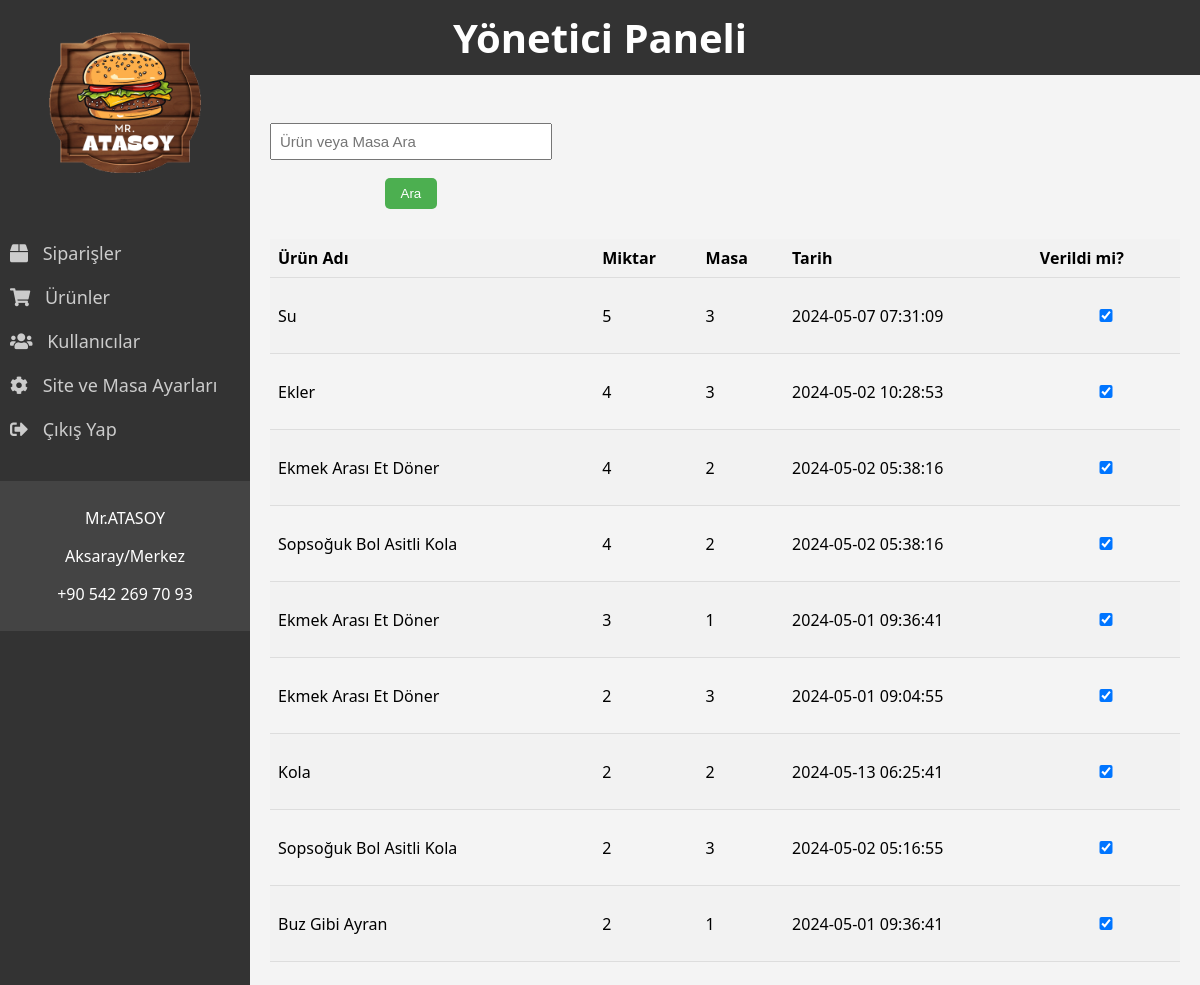
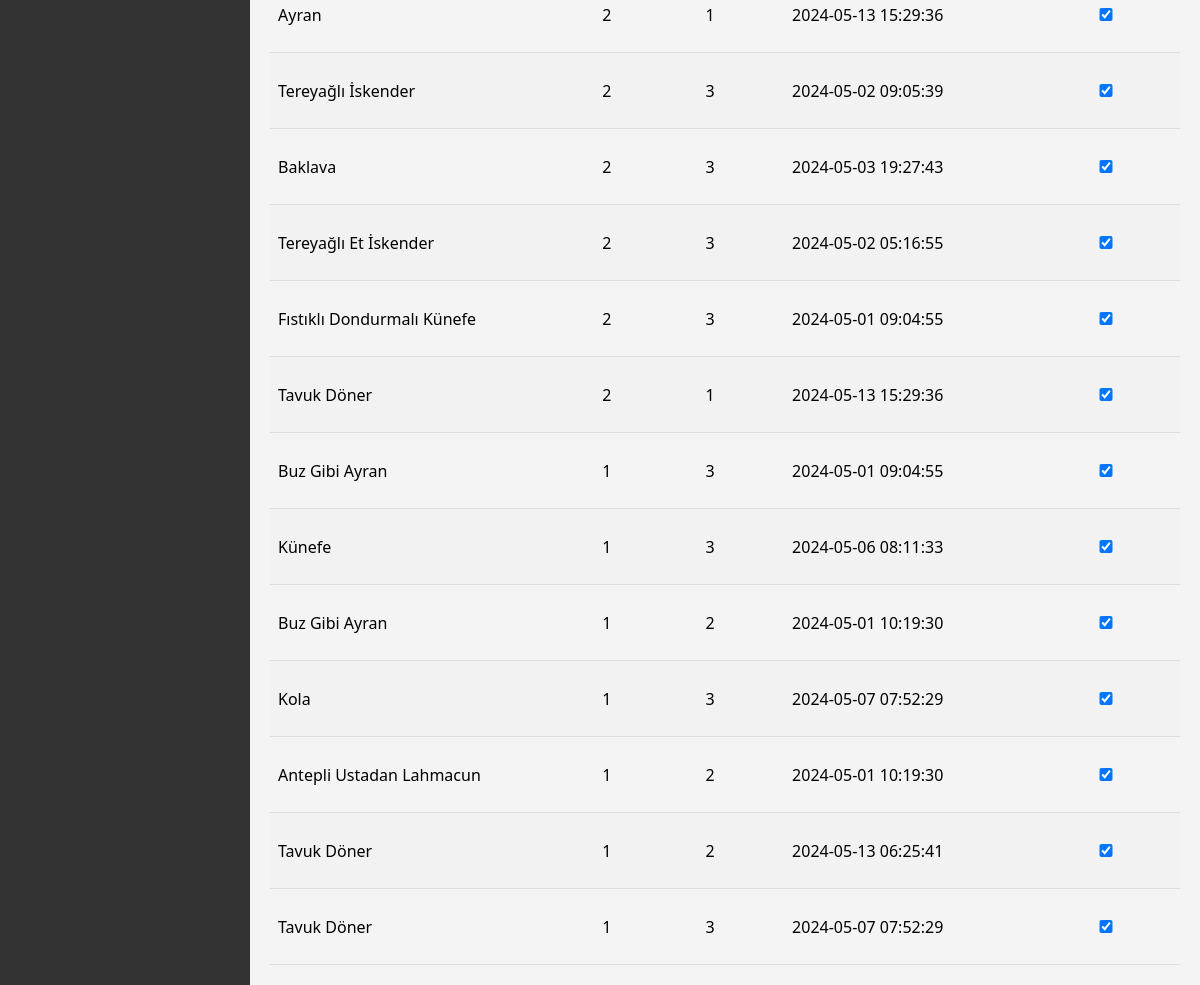
Screenshot of /page/admin_panel.php?order_by=toplam_miktar (signed in) with the database file from the repository (2 pictures, top to bottom).
### tables this page shows
CREATE TABLE `siparisler` (
  `id` int NOT NULL,
  `urun_adi` varchar(255) NOT NULL,
  `miktar` int NOT NULL,
  `tarih` timestamp NULL DEFAULT CURRENT_TIMESTAMP,
  `masa` varchar(45) DEFAULT NULL,
  `verildi_mi` tinyint(1) NOT NULL DEFAULT '0'
);

### page/admin_panel.php (the view, shortened to what this page needs)
<?php
include 'db_connection.php';
$order_by = isset($_GET['order_by']) ? $_GET['order_by'] : 'tarih';
$search = isset($_GET['search']) ? $_GET['search'] : '';
$sql = "SELECT s.id, s.urun_adi, SUM(s.miktar) as toplam_miktar, s.masa, s.tarih, MAX(s.verildi_mi) as verildi_mi
FROM siparisler s
INNER JOIN (
    SELECT masa, urun_adi, MAX(tarih) as max_tarih
    FROM siparisler
    WHERE urun_adi LIKE '%$search%' OR masa LIKE '%$search%'
    GROUP BY masa, urun_adi
) m ON s.masa = m.masa AND s.urun_adi = m.urun_adi AND s.tarih = m.max_tarih
GROUP BY s.id, s.urun_adi, s.masa, s.tarih
ORDER BY $order_by DESC
";
$result = $conn->query($sql);
?>
<!DOCTYPE html>
<html lang="en">
<head>
    <link rel="stylesheet" href="https://cdnjs.cloudflare.com/ajax/libs/font-awesome/5.15.4/css/all.min.css"
 />
</head>
<body>
    <div class="header">
        <h1>Yönetici Paneli</h1>
    </div>
    <div class="sidebar">
        <center>
            <img src="..\img\ATASOY.png" alt="" width="200">
        </center>
        <a href="#" data-target="productsContent"><i class="fas fa-box"></i> Siparişler</a>
        <a href="#" data-target="ordersContent"><i class="fas fa-shopping-cart"></i> Ürünler</a>
        <a href="#" data-target="usersContent"><i class="fas fa-users"></i> Kullanıcılar</a>
        <a href="#" data-target="settingsContent"><i class="fas fa-cog"></i> Site ve Masa Ayarları</a>
        <a href="#" id="logoutBtn"><i class="fas fa-sign-out-alt"></i> Çıkış Yap</a>
        <div class="company-info">
            <p>Mr.ATASOY</p>
            <p>Aksaray/Merkez</p>
            <p>+90 542 269 70 93</p>
        </div>
    </div>
    <div class="content">
        <div id="productsContent" style="display:none;">
            <div class="cont">
                <form method="GET">
                    <input type="text" name="search" placeholder="Ürün veya Masa Ara" value="<?php echo $search; ?>">
                    <button type="submit">Ara</button>
                </form>
            </div>
            <table>
                <tr>
                    <th onclick="window.location.href='?order_by=urun_adi'">Ürün Adı</th>
                    <th onclick="window.location.href='?order_by=toplam_miktar'">Miktar</th>
                    <th onclick="window.location.href='?order_by=masa'">Masa</th>
                    <th onclick="window.location.href='?order_by=tarih'">Tarih</th>
                    <th>Verildi mi?</th>
                </tr>
                <?php
                if ($result->num_rows > 0) {
                    while ($row = $result->fetch_assoc()) {
                        echo "<tr>";
                        echo "<td>" . $row["urun_adi"] . "</td>";
                        echo "<td>" . $row["toplam_miktar"] . "</td>";
                        echo "<td>" . $row["masa"] . "</td>";
                        echo "<td>" . $row["tarih"] . "</td>";
                        echo "<td>";
                        echo "<form method='POST'>";
                        echo "<input type='checkbox' name='verildi_mi' value='1' " . ($row["verildi_mi"] ? "checked" : "") . " onchange='this.form.submit()'>";
                        echo "</form>";
                        echo "</td>";
                        echo "</tr>";
                    }
                } else {
                    echo "<tr><td colspan='5'>Henüz sipariş yok.</td></tr>";
                }
                ?>
            </table>
        </div>
    </div>
</body>
</html>

### page/admin_panel.php (style rules this page uses)
body { font-family: 'Segoe UI', Tahoma, Geneva, Verdana, sans-serif; margin: 0; padding: 0; background-color: #f4f4f4; }
.sidebar { height: 100%; width: 250px; position: fixed; top: 0; left: 0; background-color: #333; overflow-y: auto; padding-top: 20px; }
.sidebar img { margin-top: 10px; margin-bottom: 50px; }
.sidebar a { padding: 10px; text-decoration: none; font-size: 18px; color: #ccc; display: block; transition: all 0.3s ease; }
.sidebar a i { margin-right: 10px; }
.content { margin-left: 250px; padding: 20px; }
.header { background-color: #333; color: #fff; padding: 10px 20px; text-align: center; }
.header h1 { margin: 0; font-size: 40px; }
.company-info { padding: 10px; background-color: #444; color: #fff; text-align: center; margin-top: 30px; }
table { width: 100%; border-collapse: collapse; }
th, td { padding: 12px 15px; text-align: left; border-bottom: 1px solid #ddd; }
th { background-color: #f2f2f2; cursor: pointer; }
tr:nth-child(even) { background-color: #f2f2f2; }
input[type=text] { width: calc(100% - 20px); padding: 8px; margin: 8px 0; box-sizing: border-box; }
button { padding: 8px 16px; background-color: #4CAF50; color: white; border: none; cursor: pointer; border-radius: 5px; margin: 10px 5px; }
.cont { display: flex; justify-content: space-between; }
form { display: flex; margin-bottom: 20px; align-items: center; justify-content: space-evenly; flex-wrap: wrap; }
input { width: 50%; font-size: 15px; }
table th, table td { padding: 8px; text-align: left; border-bottom: 1px solid #ddd; }
form { margin-top: 20px; }
form input[type="text"], form input[type="number"], form select { width: 100%; padding: 8px; box-sizing: border-box; }

### rows the page displays
siparisler: urun_adi "Su", toplam_miktar "5", masa "3", tarih "2024-05-07 07:31:09"
siparisler: urun_adi "Ekler", toplam_miktar "4", masa "3", tarih "2024-05-02 10:28:53"
siparisler: urun_adi "Ekmek Arası Et Döner", toplam_miktar "4", masa "2", tarih "2024-05-02 05:38:16"
siparisler: urun_adi "Sopsoğuk Bol Asitli Kola", toplam_miktar "4", masa "2", tarih "2024-05-02 05:38:16"
siparisler: urun_adi "Ekmek Arası Et Döner", toplam_miktar "3", masa "1", tarih "2024-05-01 09:36:41"
siparisler: urun_adi "Ekmek Arası Et Döner", toplam_miktar "2", masa "3", tarih "2024-05-01 09:04:55"
siparisler: urun_adi "Kola", toplam_miktar "2", masa "2", tarih "2024-05-13 06:25:41"
siparisler: urun_adi "Sopsoğuk Bol Asitli Kola", toplam_miktar "2", masa "3", tarih "2024-05-02 05:16:55"
siparisler: urun_adi "Buz Gibi Ayran", toplam_miktar "2", masa "1", tarih "2024-05-01 09:36:41"
siparisler: urun_adi "Ayran", toplam_miktar "2", masa "1", tarih "2024-05-13 15:29:36"
siparisler: urun_adi "Tereyağlı İskender", toplam_miktar "2", masa "3", tarih "2024-05-02 09:05:39"
siparisler: urun_adi "Baklava", toplam_miktar "2", masa "3", tarih "2024-05-03 19:27:43"
siparisler: urun_adi "Tereyağlı Et İskender", toplam_miktar "2", masa "3", tarih "2024-05-02 05:16:55"
siparisler: urun_adi "Fıstıklı Dondurmalı Künefe", toplam_miktar "2", masa "3", tarih "2024-05-01 09:04:55"
siparisler: urun_adi "Tavuk Döner", toplam_miktar "2", masa "1", tarih "2024-05-13 15:29:36"
siparisler: urun_adi "Buz Gibi Ayran", toplam_miktar "1", masa "3", tarih "2024-05-01 09:04:55"
siparisler: urun_adi "Künefe", toplam_miktar "1", masa "3", tarih "2024-05-06 08:11:33"
siparisler: urun_adi "Buz Gibi Ayran", toplam_miktar "1", masa "2", tarih "2024-05-01 10:19:30"
siparisler: urun_adi "Kola", toplam_miktar "1", masa "3", tarih "2024-05-07 07:52:29"
siparisler: urun_adi "Antepli Ustadan Lahmacun", toplam_miktar "1", masa "2", tarih "2024-05-01 10:19:30"
siparisler: urun_adi "Tavuk Döner", toplam_miktar "1", masa "2", tarih "2024-05-13 06:25:41"
siparisler: urun_adi "Tavuk Döner", toplam_miktar "1", masa "3", tarih "2024-05-07 07:52:29"
